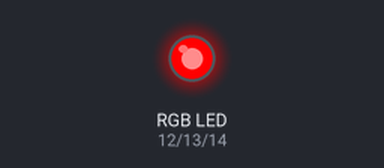
Bench run of a sketch on a simulated Arduino Uno, built with avr-gcc and run on an emulated ATmega328P. Parts: an RGB LED mixed from three pins (HIGH = lit).

Above: at 0.3 s.
At 1.2 s:
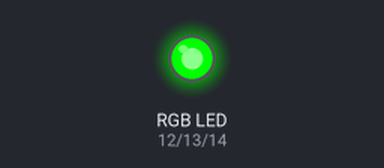
At 6.4 s:
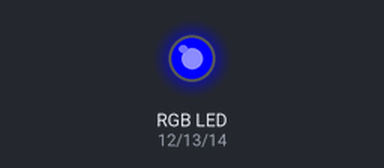
Timing chart, 0 to 8.9 s (numbered marks = the images above):
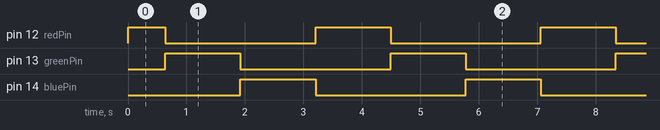

Measured:
- by itself, pin 12 (redPin): repeats every 3.9 s: LOW 2.6 s, HIGH 1.3 s
- by itself, pin 13 (greenPin), pin 14 (bluePin): alternates HIGH for 1.3 s and LOW for 2.6 s
- by itself, everything shown: repeats every 3.9 s, in 3 steps

The sketch:

Blink_smooth.ino
```cpp
/*
  Blink
*/
const int redPin = 12;
const int greenPin = 13;
const int bluePin = 14;

void setup() {

setColourRgb(0,0,0);

}

void loop() {
unsigned int rgbColour[3];
// Start off With red
rgbColour[0] = 255;
rgbColour[1] = 0;
rgbColour[2] = 0;
// Choose the Colours to increment and decrement.
for (int decColour = 0; decColour<3; decColour +=1){

  int incColour = decColour == 2 ? 0 : decColour + 1;

  // cross-fade the two colours.
  for (int i=0; i<255; i+=1){

    rgbColour[decColour] -= 1;
    rgbColour[incColour] += 1;
    setColourRgb(rgbColour[0], rgbColour[1], rgbColour[2]);
    delay(5);

  }
 }                   // wait for a second
}

void setColourRgb(unsigned int red, unsigned int green, unsigned blue){
  analogWrite(redPin, red);
  analogWrite(greenPin, green);
  analogWrite(bluePin, blue);
}
```
